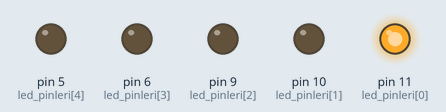
Recording of a sketch running on a simulated Arduino Uno, built with avr-gcc and run on an emulated ATmega328P. On the bench: output pins drawn as LEDs (lit = HIGH).

Above: at 0.05 s.
At 0.65 s:
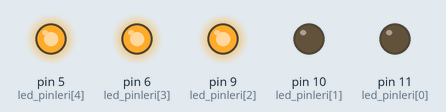
At 1.15 s:
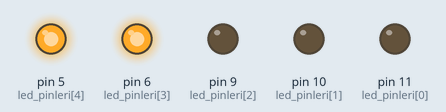
At 2.25 s:
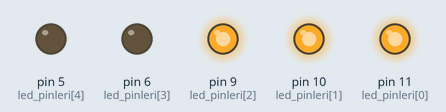
At 3.35 s:
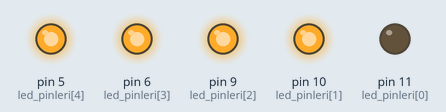
At 4.45 s:
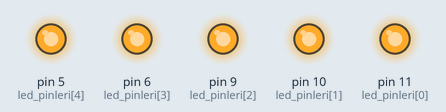
Timing chart, 0 to 4.8 s (numbered marks = the images above):
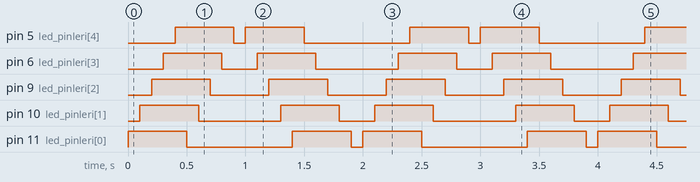

The sketch:

7.ders_for_dongusu.ino
```cpp
// C++ code
//

int led_pinleri[] = {11,10,9,6,5};

void setup(){

  for(int i = 0; i<5;i++){
  pinMode(led_pinleri[i],OUTPUT);
  }
}


void loop()
{/*
  for(int i = 0;i<5;i++){
  	Serial.println(i);
    delay(500);
  }
  */

  for(int i = 0; i<5;i++){
  digitalWrite(led_pinleri[i],HIGH);
    delay(100);
  }

   for(int i = 0; i<5;i++){
  digitalWrite(led_pinleri[i],LOW);
    delay(100);
  }

  for (int i = 4; i>=0;i--){
    digitalWrite(led_pinleri[i],HIGH);
    delay(100);
  }


  for (int i = 4; i>=0;i--){
    digitalWrite(led_pinleri[i],LOW);
    delay(100);
  }

}


/*

i++; =>> // i = i+1;
i--; =>> // i= i-1;
i+=5 =>> // i= i+5;


for(int sayac = 0;sayac<5 ; sayac = sayac +1){
  Serial.println(sayac);
    delay(500);
  }


  Serial.begin(9600);
  Serial.println(i);

  for(int i = 0; i<5; i++){
  pinMode(led_pinleri[i], OUTPUT);
  }

  for(int i = 0; i<5; i++){
  digitalWrite(led_pinleri[i], HIGH);
  delay(100);
  }
    for(int i = 0; i<5; i++){
  digitalWrite(led_pinleri[i], LOW);
  delay(100);
  }

 */
```

Measured:
- by itself, pin 5 (led_pinleri[4]): repeats every 2.0 s: LOW 0.10 s, HIGH 0.50 s, LOW 0.90 s, HIGH 0.50 s
- by itself, pin 6 (led_pinleri[3]): repeats every 2.0 s: LOW 0.30 s, HIGH 0.50 s, LOW 0.70 s, HIGH 0.50 s
- by itself, pin 9 (led_pinleri[2]): alternates HIGH for 0.50 s and LOW for 0.50 s
- by itself, pin 10 (led_pinleri[1]): repeats every 2.0 s: LOW 0.70 s, HIGH 0.50 s, LOW 0.30 s, HIGH 0.50 s
- by itself, pin 11 (led_pinleri[0]): repeats every 2.0 s: LOW 0.90 s, HIGH 0.50 s, LOW 0.10 s, HIGH 0.50 s
